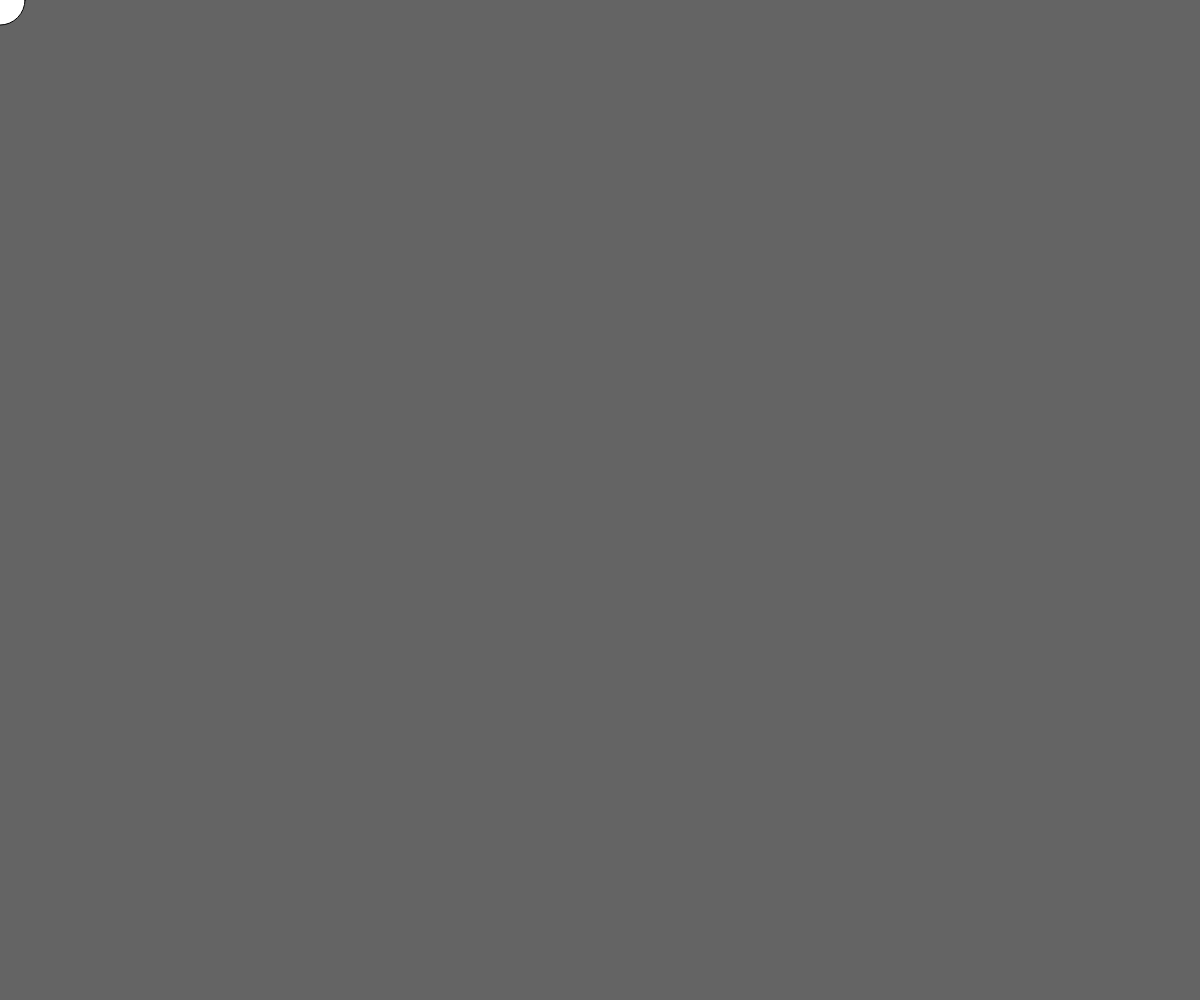
Frame 1 (no input)
Frame 60 (no input): identical to frame 1, image omitted
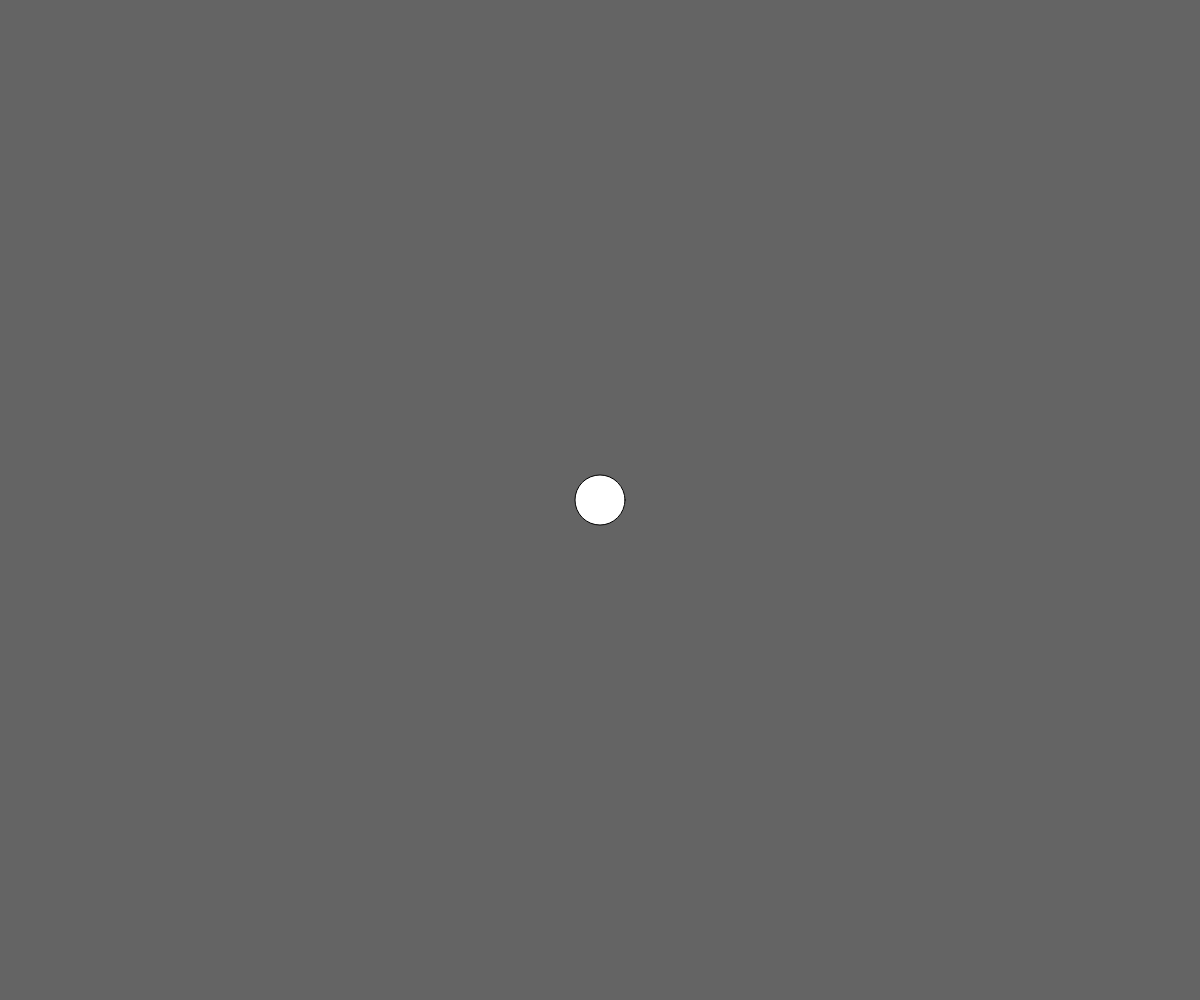
Frame 120 (the mouse pressed at the canvas centre since frame 60)

The p5.js sketch that drew these frames (run headless with seeded random() and noise() and a simulated clock; from frame 60 on, the mouse is pressed at the canvas centre):

// p5.js sketch
// ── sketch.js
// Project Title
// Your Name
// Date
//
// Extra for Experts:
// - describe what you did to take this project "above and beyond"


function setup() {
  createCanvas(windowWidth, windowHeight);
}

function draw() {
  background(100);
  circle(mouseX, mouseY, 50);
}
